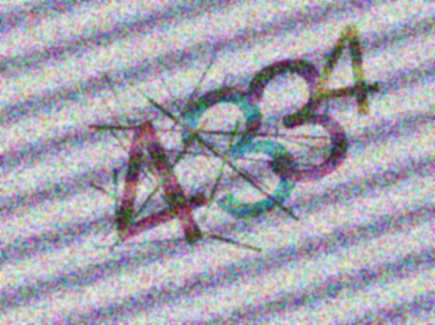
%> input picture Train/captcha_0001.png, 435 x 325 px
$ octave --eval "result = get_single_digit(imread('../../Train/captcha_0001.png'));"   (GNU Octave 9; MATLAB toolbox functions it lacks are replaced by stand-ins)
%> lines starting %> are read from the running program, lines starting %| are printed output that depends on the picture; in (x1, y1, x2, y2) boxes, pixels count from 0 and x2, y2 are one past the last pixel; in counts of white or black regions, pixels touching at a corner belong together; the program's own positions count from 1
### captcha_digit_classification/training/watershed_seg.m
function [L] = watershed_seg(BW)
D = bwdist(~BW);
%> D: size 325x1305 single; every value is NaN or infinite
L = watershed(~D);
%> L: size 325x1305 uint8; every value is 1
L(~BW) = 0;

% [7 lines of commented-out code are left out]
end

### captcha_digit_classification/training/get_single_digit.m
function [img, sigleBbox, singleDigitCnt] = get_single_digit(img)
singleDigitCnt = 0;
sigleBbox = [];
temp = watershed_seg(img);
stats=regionprops('Table',temp,{'Area', 'BoundingBox'});
%> stats = 1 region; box (x1, y1, x2, y2) and Area: (0, 0, 1305, 325) 424125

for i = 1:length(stats.Area)
    padding = 2;  % Change this value to control how much the bounding box extends
    boundingBox = stats.BoundingBox(i,:);
    % Adjust the bounding box to expand it outward
    x = boundingBox(1) - padding;
    y = boundingBox(2) - padding;
    w = boundingBox(3) + 2 * padding;
    h = boundingBox(4) + 2 * padding;
    % Ensure the new coordinates stay within the bounds of the image
    x = max(x, 1);
    y = max(y, 1);
    w = min(w, size(img, 2) - x);
    h = min(h, size(img, 1) - y);
    % Perform the crop using the expanded bounding box
    singleDigit = imcrop(img, [x, y, w, h]);
    singleDigit = imclearborder(singleDigit);
%     figure;imshow(singleDigit);

    single_skel= bwskel(singleDigit>0,'MinBranchLength',30);
    single_skel_len =  sum(single_skel(:));
    branchPoint = sum(bwmorph(single_skel,'branchpoints'),'all');
    if (stats.Area(i) > 1600 && branchPoint < 5 && single_skel_len <300)

        img(temp == i) = 0;
%         figure;imshow(img);title('sdfsd')
        singleDigitCnt = singleDigitCnt  + 1;
        sigleBbox(singleDigitCnt,:) = boundingBox;
    end
end
%> this loop made 1 pass
%> (padding, boundingBox, x, y, w, h) on pass 1: (2, [0.5 0.5 1305 325], 1, 1, 434, 324)
%> pass 1, in get_single_digit, `singleDigit = imclearborder(singleDigit);`:
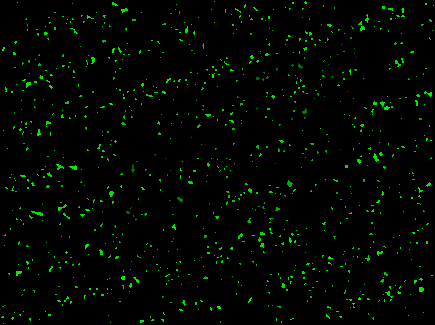
%> singleDigit: size 325x435x3 uint8; mean R, G, B 0, 5.6, 0

end
%> (the run ends here)

$ run again, on Train/captcha_0002.png
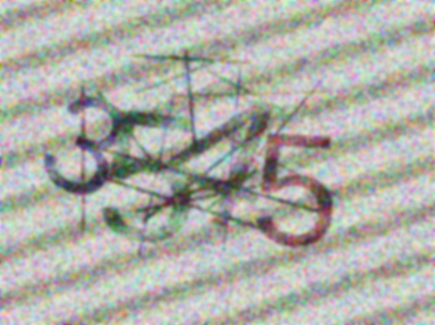
%> input picture Train/captcha_0002.png, 435 x 325 px
%> D: size 325x1305 single; every value is NaN or infinite
%> L: size 325x1305 uint8; every value is 1
%> stats = 1 region; box (x1, y1, x2, y2) and Area: (0, 0, 1305, 325) 424125
%> the loop in get_single_digit, `for i = 1:length(stats.Area)` made 1 pass
%> (padding, boundingBox, x, y, w, h) on pass 1: (2, [0.5 0.5 1305 325], 1, 1, 434, 324)
%> pass 1, in get_single_digit, `singleDigit = imclearborder(singleDigit);`:
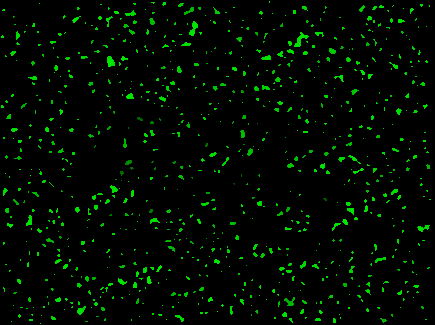
%> singleDigit: size 325x435x3 uint8; mean R, G, B 0, 10, 0
